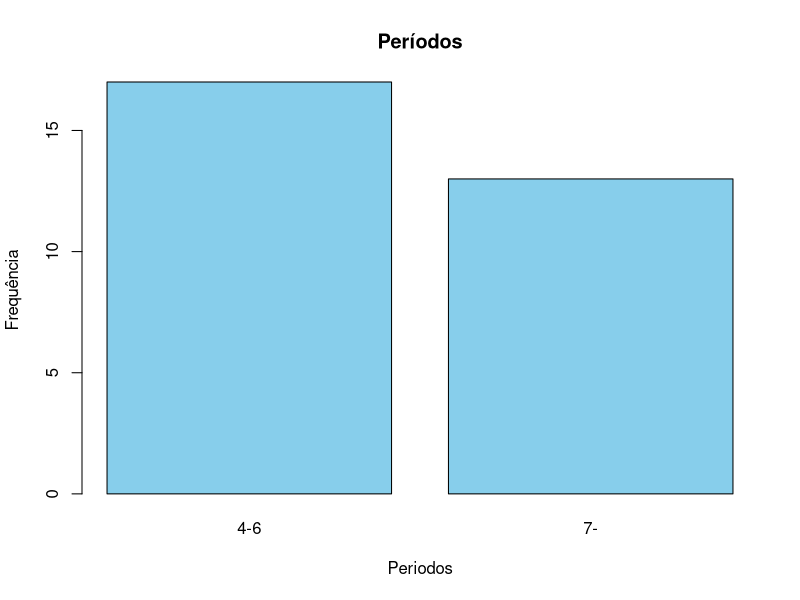
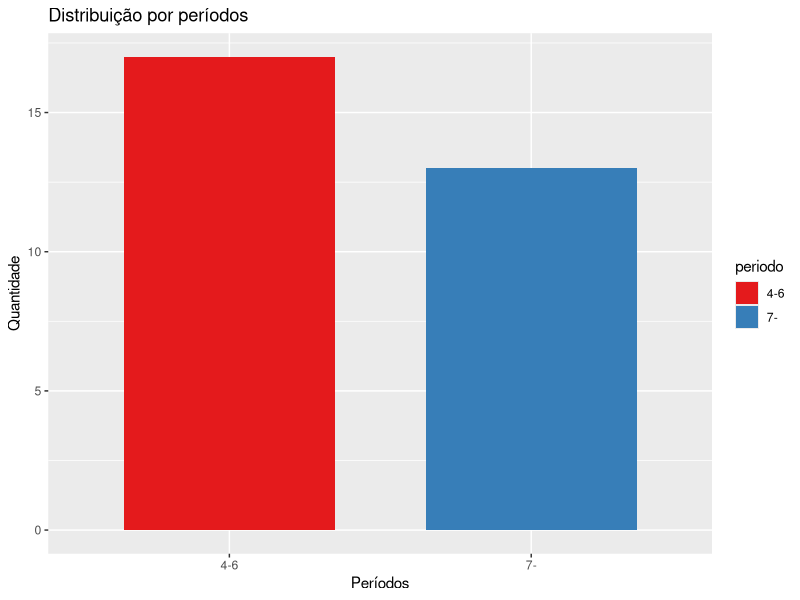
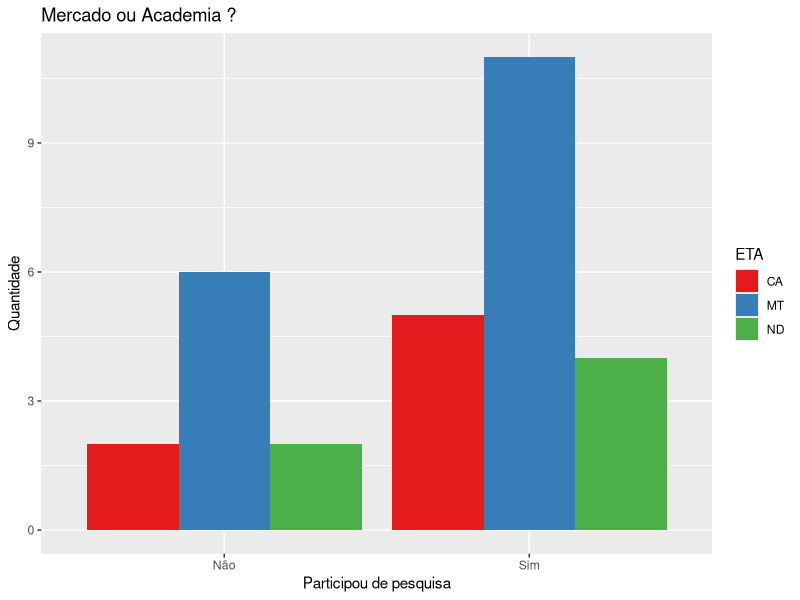

Write R code to recreate these figures, in order.
library(readr)
library(dplyr)
library(ggplot2)

data <- read.csv("./survey-v2.csv")

new_header <- c(
  "timestamp", "termo", "cursacc", "periodo",
  "CPD", "PPA", "IES", "ICA", "ETA",
  "IAES", "IACA", "EPP", "CH"
)

# modifica perguntas para nomes de colunas
names(data) <- new_header

# remove timestamp do cabeçalho e últimas 2 colunas (NA)
data <- data[, -1]
data <- data[, -c(ncol(data), ncol(data) - 1)]

# muda tipo de respostas de termo de consentimento (string -> bool)
concorda_termo <- "Li e concordo com o termo de consentimento"
data$termo <- ifelse(data$termo == concorda_termo, TRUE, FALSE)

# muda tipo de respostas de sim-não para boolean
data$cursacc <- ifelse(data$cursacc == "Sim", TRUE, FALSE)
data$PPA <- ifelse(data$PPA == "Sim", TRUE, FALSE)
data$CH <- ifelse(data$CH == "Sim", TRUE, FALSE)

# simplifica resposta de periodos
data$periodo <- gsub("Até o 3o período", "-3", data$periodo)
data$periodo <- gsub("Do 4o ao 6o período", "4-6", data$periodo)
data$periodo <- gsub("Do 7o período para frente", "7-", data$periodo)

# quantifica resposta de definição da expectativa profissional
data$CPD <- gsub("Indefinida", 1, data$CPD)
data$CPD <- gsub("Pouco Definida", 2, data$CPD)
data$CPD <- gsub("Moderadamente Definida", 3, data$CPD)
data$CPD <- gsub("Bastante Definida", 4, data$CPD)
data$CPD <- gsub("Totalmente definida", 5, data$CPD)

# simplifica resposta de expectativa de carreira
data$ETA <- gsub("Carreira acadêmica", "CA", data$ETA)
data$ETA <- gsub("Mercado de trabalho", "MT", data$ETA)
data$ETA <- gsub("Não decidi", "ND", data$ETA)

write.csv(data, "pp_survey_v2.csv", row.names = FALSE)

head(data)

periodo_data <- data %>% select(periodo)
head(periodo_data)

data$periodo <- as.factor(data$periodo)

# histograma de distribuição dos períodos
barplot(table(data$periodo),
        main = "Períodos",
        xlab = "Periodos",
        ylab = "Frequência",
        col = "skyblue",
        border = "black",
        names.arg = levels(data$periodo))

# plot de distribuição dos períodos com ggplot2
ggplot(data, aes(x = periodo, fill = periodo)) +
  geom_bar(width=0.7) +
  labs(title = "Distribuição por períodos",
       x = "Períodos",
       y = "Quantidade") +
  scale_fill_brewer(palette = "Set1")

#alteração na coluna PPA
new_data <- data %>%
  mutate(column_mod = ifelse(data$PPA, 'Sim', 'Não'))

# plot de quem fez pesquisa x decisão de carreira
ggplot(new_data, aes(x = column_mod, fill = ETA)) +
  geom_bar(position = "dodge") +
  labs(title = "Mercado ou Academia ?",
       x = "Participou de pesquisa",
       y = "Quantidade") +
  scale_fill_brewer(palette = "Set1")
